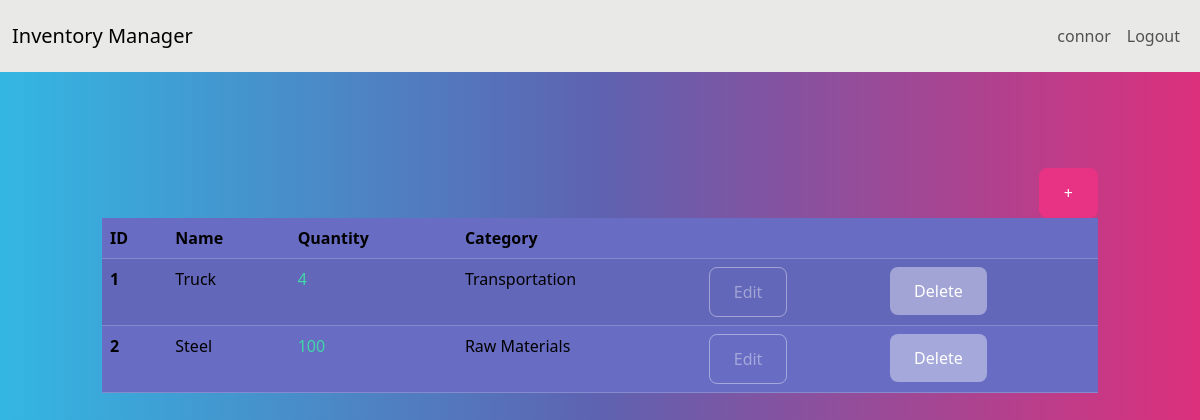
Page /dashboard/ (signed in) on the earlier database version.
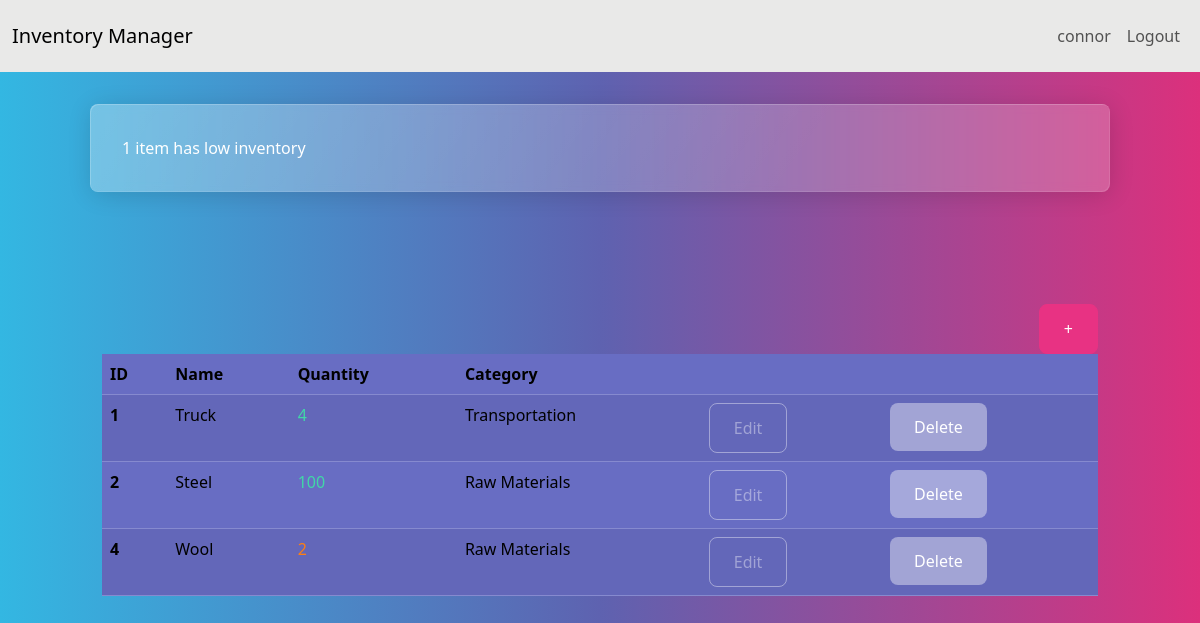
Same page on the later database version.
### inventory/models.py (models this page shows, shortened)
class InventoryItem(models.Model):
    name = models.CharField(max_length=200)
    quantity = models.IntegerField()
    category = models.ForeignKey('Category', on_delete=models.SET_NULL, blank=True, null=True)
    date_created = models.DateTimeField(auto_now_add=True)
    user = models.ForeignKey(User, on_delete=models.CASCADE)

class Category(models.Model):
    name = models.CharField(max_length=200)
    class Meta:
        verbose_name_plural = 'categories'

### inventory/views.py (the view)
# urls.py: path('dashboard/', Dashboard.as_view(), name='dashboard'),
class Dashboard(LoginRequiredMixin, View):
    def get(self, request):
        items = InventoryItem.objects.filter(user=self.request.user.id).order_by('id')
        low_inventory = InventoryItem.objects.filter(
            user=self.request.user.id,
            quantity__lte=LOW_QUANTITY
        )
        if low_inventory.count() > 0:
            if low_inventory.count() >1:
                messages.error(request, f'{low_inventory.count()} items have low inventory')
            else:
                messages.error(request, f'{low_inventory.count()} item has low inventory')
        low_inventory_ids = InventoryItem.objects.filter(
            user=self.request.user.id,
            quantity__lte=LOW_QUANTITY
        ).values_list('id', flat=True)
        return render(request, 'inventory/dashboard.html', {'items': items, 'low_inventory_ids': low_inventory_ids})

### inventory/templates/inventory/dashboard.html (shortened to what this page needs)
{% extends 'inventory/base.html' %}
{% block content %}
    {% if messages %}
        <div class="row mt-3">
            {% for message in messages %}
                {% if message.tags == 'error' %}
                    <div class="col-md-10 col-12 mx-auto alert aler-danger">{{ message }}</div>
                {% else %}
                <div class="col-md-10 col-12 mx-auto alert aler-success">{{ message }}</div>
                {% endif %}
            {% endfor %}
        </div>
    {% endif %}
    <div class="row">
        <div class="col-md-10 col-12 mx-auto mt-5">
            <div class="d-flex justify-content-end">
                <a href="{% url 'add-item' %}" class="btn btn-primary">+</a>
            </div>
            <table class="table table-hover table-striped">
                <thead>
                    <tr>
                        <th scope="col">ID</th>
                        <th scope="col">Name</th>
                        <th scope="col">Quantity</th>
                        <th scope="col">Category</th>
                        <th scope="col"></th>
                        <th scope="col"></th>
                    </tr>
                </thead>
                <tbody>
                    {% for item in items %}
                    <tr>
                        <th scope="row">{{ item.id }}</th>
                        <td>{{ item.name }}</td>
                        {% if item.id in low_inventory_ids %}
                        <td class="text-danger">{{ item.quantity }}</td>
                        {% else %}
                        <td class="text-success">{{ item.quantity }}</td>
                        {% endif %}
                        <td>{{ item.category.name }}</td>
                        <td><a href="{% url 'edit-item' item.id %}" class="btn btn-outline-secondary">Edit</a></td>
                        <td><a href="{% url 'delete-item' item.id %}" class="btn btn-secondary">Delete</a></td>
                    {% endfor %}
                    </tr>
                </tbody>
            </table>
        </div>
    </div>
{% endblock content %}

### inventory/templates/inventory/base.html (shortened to what this page needs)
<!DOCTYPE html>
<html lang="en">
<head>
    <link rel="stylesheet" href="https://bootswatch.com/5/quartz/bootstrap.min.css">
</head>
<body>
    {% include 'inventory/navigation.html' %}
   {% block content %}
   {% endblock content %}
</body>
</html>

### inventory/templates/inventory/navigation.html (shortened to what this page needs)
<nav class="navbar navbar-expand-lg bg-light">
    <div class="container-fluid">
        <a class="navbar-brand" href="{% url 'index' %}">Inventory Manager</a>
        <div class="collapse navbar-collapse justify-content-end" id="navbarNav">
            <ul class="navbar-nav">
                {% if user.is_authenticated %}
                    <li class="nav-item">
                        <a class="nav-link" href="#">{{ user.username }}</a>
                    </li>
                    <li class="nav-item">
                        <a class="nav-link" href="javascript:void(0);" onclick="document.getElementById('logout-form').submit();">Logout</a>
                    </li>
                {% endif %}
            </ul>
        </div>
    </div>
</nav>

Differences in the rows shown:
added InventoryItem: id "4", name "Wool", quantity "2", category.name "Raw Materials"
Other differences:
new list line: "1 item has low inventory"
